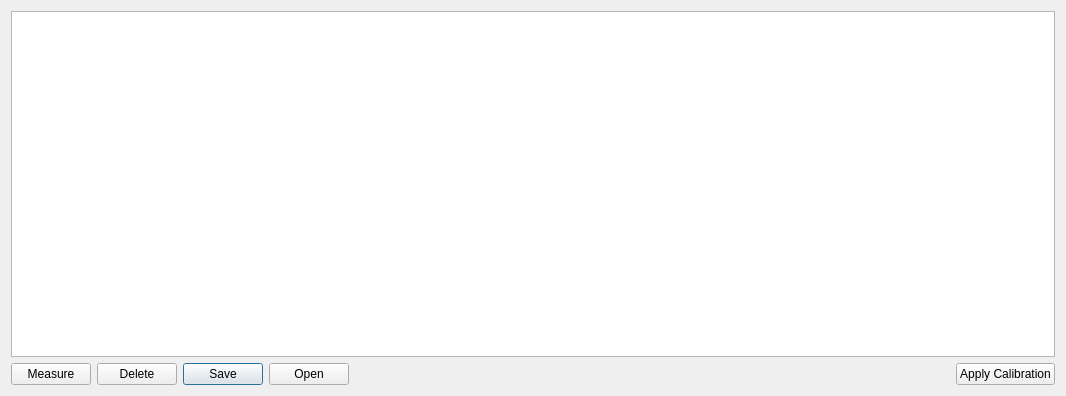
<?xml version="1.0" encoding="UTF-8"?>
<ui version="4.0">
 <class>CalibrationTraceDialog</class>
 <widget class="QDialog" name="CalibrationTraceDialog">
  <property name="geometry">
   <rect>
    <x>0</x>
    <y>0</y>
    <width>1066</width>
    <height>396</height>
   </rect>
  </property>
  <property name="windowTitle">
   <string>Calibration Traces</string>
  </property>
  <property name="modal">
   <bool>true</bool>
  </property>
  <layout class="QVBoxLayout" name="verticalLayout_2">
   <item>
    <layout class="QVBoxLayout" name="verticalLayout">
     <item>
      <widget class="QTableView" name="tableView">
       <property name="selectionBehavior">
        <enum>QAbstractItemView::SelectRows</enum>
       </property>
       <attribute name="horizontalHeaderCascadingSectionResizes">
        <bool>true</bool>
       </attribute>
       <attribute name="horizontalHeaderShowSortIndicator" stdset="0">
        <bool>false</bool>
       </attribute>
       <attribute name="horizontalHeaderStretchLastSection">
        <bool>true</bool>
       </attribute>
       <attribute name="verticalHeaderVisible">
        <bool>false</bool>
       </attribute>
       <attribute name="verticalHeaderHighlightSections">
        <bool>false</bool>
       </attribute>
      </widget>
     </item>
     <item>
      <layout class="QHBoxLayout" name="horizontalLayout">
       <item>
        <widget class="QPushButton" name="bMeasure">
         <property name="text">
          <string>Measure</string>
         </property>
         <property name="icon">
          <iconset theme="media-playback-start">
           <normaloff>.</normaloff>.</iconset>
         </property>
        </widget>
       </item>
       <item>
        <widget class="QPushButton" name="bDelete">
         <property name="text">
          <string>Delete</string>
         </property>
         <property name="icon">
          <iconset theme="edit-delete">
           <normaloff>.</normaloff>.</iconset>
         </property>
        </widget>
       </item>
       <item>
        <widget class="QDialogButtonBox" name="buttonBox">
         <property name="sizePolicy">
          <sizepolicy hsizetype="Maximum" vsizetype="Fixed">
           <horstretch>0</horstretch>
           <verstretch>0</verstretch>
          </sizepolicy>
         </property>
         <property name="standardButtons">
          <set>QDialogButtonBox::Open|QDialogButtonBox::Save</set>
         </property>
        </widget>
       </item>
       <item>
        <spacer name="horizontalSpacer">
         <property name="orientation">
          <enum>Qt::Horizontal</enum>
         </property>
         <property name="sizeHint" stdset="0">
          <size>
           <width>40</width>
           <height>20</height>
          </size>
         </property>
        </spacer>
       </item>
       <item>
        <widget class="QPushButton" name="bApply">
         <property name="text">
          <string>Apply Calibration</string>
         </property>
        </widget>
       </item>
      </layout>
     </item>
    </layout>
   </item>
  </layout>
 </widget>
 <resources/>
 <connections/>
</ui>
